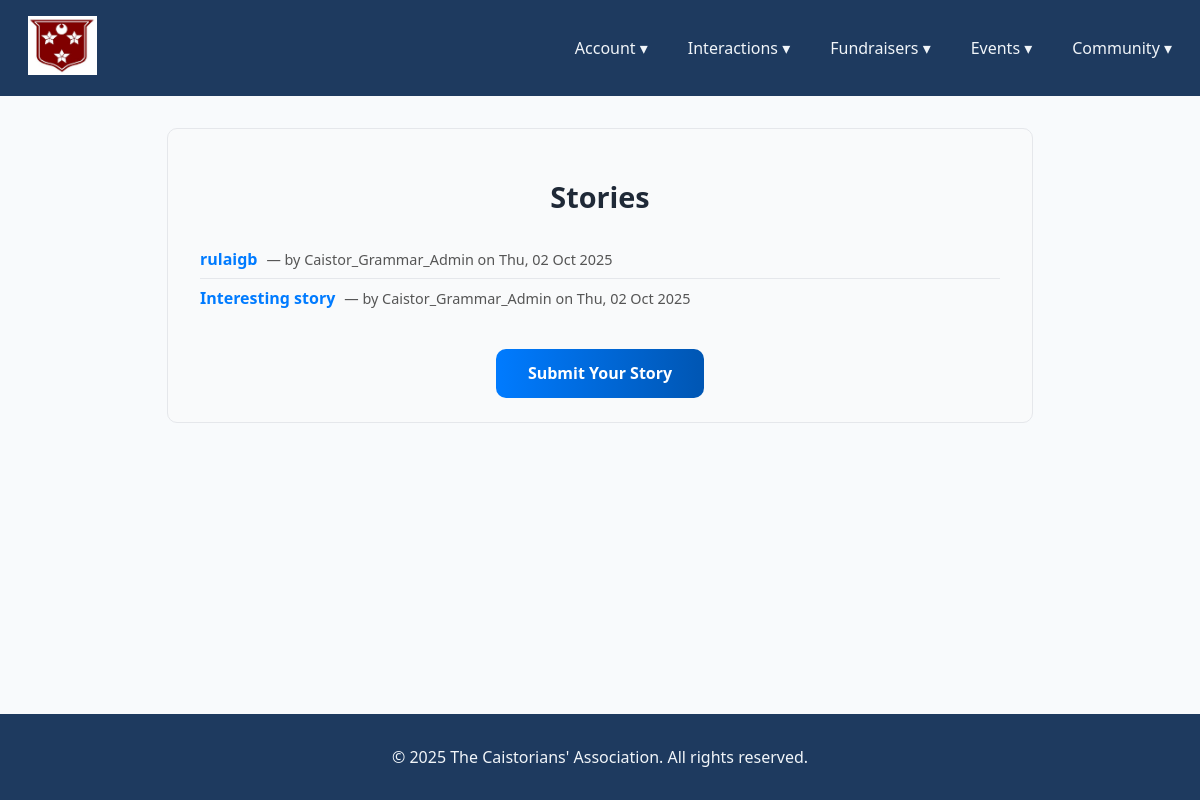
/community/stories/ (signed in), run on an earlier commit of the app's database.
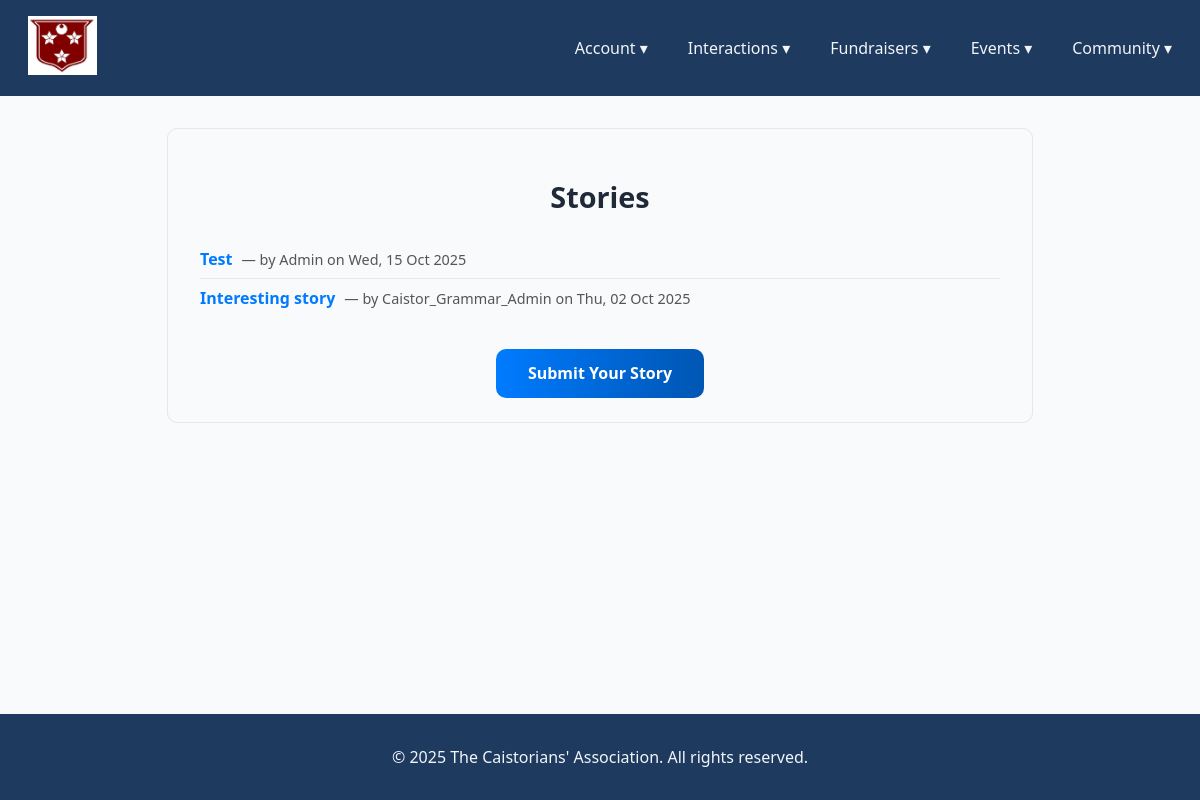
And on a later commit of the database.
### community/models.py (models this page shows, shortened)
class Story(models.Model):
    school = models.ForeignKey(
        School,
        on_delete=models.CASCADE,
        related_name="story",
        default=1
    )
    author = models.ForeignKey(settings.AUTH_USER_MODEL, on_delete=models.CASCADE)
    title = models.CharField(max_length=200)
    content = models.TextField()
    created_at = models.DateTimeField(auto_now_add=True)
    approved = models.BooleanField(default=False)  # Admin moderation

### Accounts/models.py (models this page shows, shortened)
class User(AbstractUser):
    school = models.ForeignKey(School, on_delete=models.CASCADE, related_name="users", null=True, blank=True)
    graduation_year = models.PositiveIntegerField(null=True, blank=True)
    occupation = models.CharField(max_length=100, blank=True)
    bio = models.TextField(blank=True)
    linkedin_url = models.URLField(blank=True)
    profile_picture = models.ImageField(upload_to='profile_pics/', blank=True, null=True)
    is_staff_account = models.BooleanField(default=False)
    is_superuser_account = models.BooleanField(default=False)
    is_student_account = models.BooleanField(default=False)

### community/views.py (the view)
# urls.py: path("stories/", views.story_list, name="story_list"),
def story_list(request):
    stories = Story.objects.filter(school=request.user.school, approved=True).order_by("-created_at")
    return render(request, "community/story_list.html", {"stories": stories})

### community/templates/community/story_list.html
{% extends "Main/base.html" %}
{% block content %}
<div class="stories_page">
  <h2 class="stories_title">Stories</h2>
  {% if stories %}
    <ul class="stories_list">
      {% for story in stories %}
        <li class="story_item">
          <a href="{% url 'community:story_detail' story.pk %}" class="story_link">
            {{ story.title }}
          </a>
          <span class="story_meta">— by {{ story.author.username }} on {{ story.created_at|date:"D, d M Y" }}</span>
        </li>
      {% endfor %}
    </ul>
  {% else %}
    <p class="no_stories">No stories yet.</p>
  {% endif %}
  <div class="stories_cta">
    <a href="{% url 'community:submit_story' %}" class="btn-primary">Submit Your Story</a>
  </div>
</div>
{% endblock %}

What changed in the data, as far as the page shows it:
removed Story: title "rulaigb", author.username "Caistor_Grammar_Admin", created_at "Thu, 02 Oct 2025"
added Story: title "Test", author.username "Admin", created_at "Wed, 15 Oct 2025"
